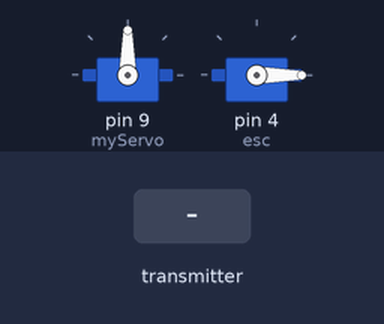
A sketch run on a simulated Arduino Uno, built with avr-gcc and run on an emulated ATmega328P. Parts: 2 × servo. The inputs (shaded band) are chosen by the test bench. No radio packets arrive unless stated.

Above: at 3.2 s.
3.3 s: the transmitter starts sending joys.0 = 0
At 3.9 s:
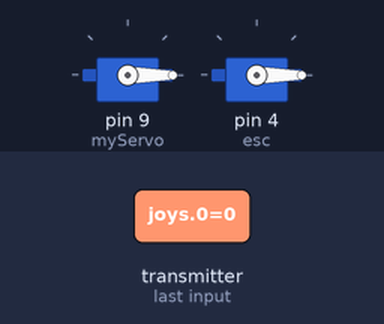
4.8 s: the transmitter starts sending joys.1 = 256
At 5.1 s:
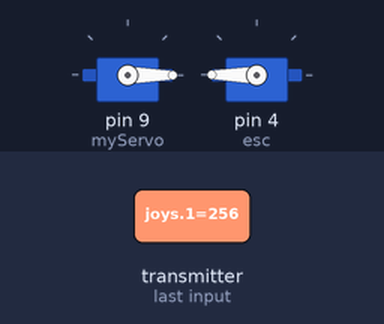
6.3 s: the transmitter starts sending joys.0 = 256
At 7.4 s:
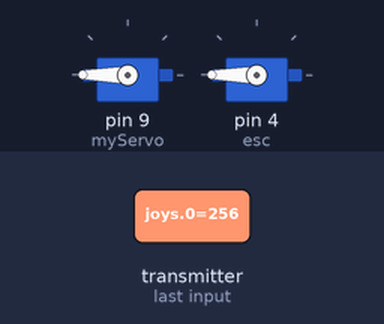
7.8 s: the transmitter starts sending joys.1 = 0
At 8.6 s:
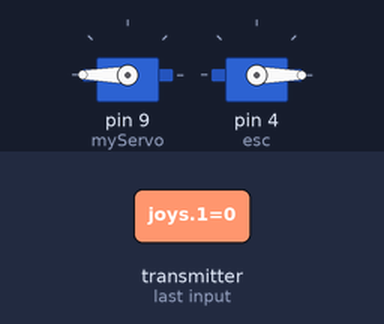
9.3 s: the transmitter starts sending joys.0 = 1023
At 9.7 s:
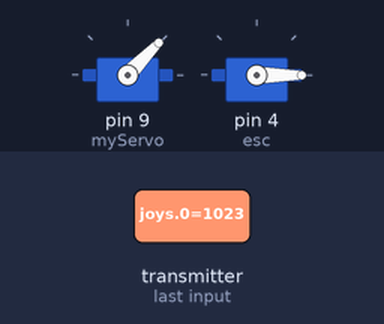
10.8 s: the transmitter starts sending joys.1 = 256
At 12.0 s:
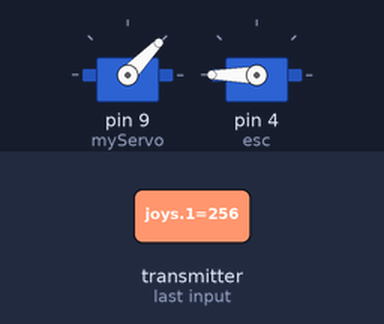
Timing chart, 0 to 13.3 s (numbered marks = the images above; inputs shaded):
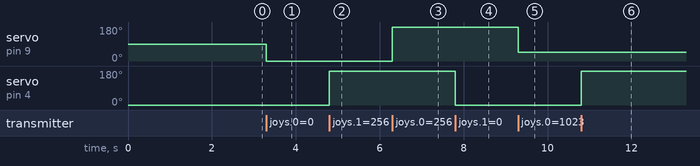

Measured:
- after the input at 3.3 s, servo on pin 9 (myServo): 90° → 0° at once
- after the input at 4.8 s, servo on pin 4 (esc): 0° → 180° at once
- after the input at 6.3 s, servo on pin 9 (myServo): 0° → 180° at once
- after the input at 7.8 s, servo on pin 4 (esc): 180° → 0° at once
- after the input at 9.3 s, servo on pin 9 (myServo): 180° → 46° at once
- after the input at 10.8 s, servo on pin 4 (esc): 0° → 180° at once

The sketch:

Reciver03.ino
```cpp
#include <SPI.h>
#include <nRF24L01.h>
#include <RF24.h>
#include <Servo.h>


Servo myServo;
Servo esc;

RF24 radio(7, 8); // CE, CSN


const byte address[6] = "00001";
int joys[2];

void setup() {
 // pinMode(4, OUTPUT);
 myServo.attach(9);
   esc.attach(4, 1000, 2000);
   esc.write(0);
  // myServo.write(90);
   delay(2000);
  Serial.begin(9600);
  radio.begin();
  radio.openReadingPipe(0, address);
  radio.setPALevel(RF24_PA_MIN);
 // myServo.attach(9); //command pin of the steering servo is connected to pin 9
//  esc.attach(3); //Specify the esc signal pin,Here as 3
//  esc.writeMicroseconds(1000); //initialize the signal to 1000
  radio.startListening();
}

void loop() {

//  delay(5);
//   while (!radio.available());

  if (radio.available()) {


      radio.read(&joys ,sizeof(joys));
        Move();


  }


}

void Move()
{
   myServo.write(joys[0]);
    esc.write(joys[1]);

  }
```
